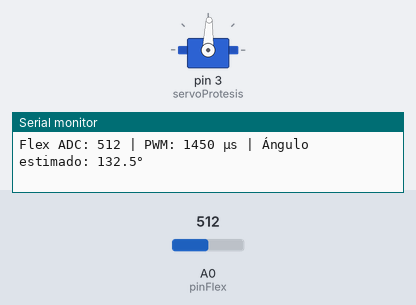
A sketch run on a simulated Arduino Uno, built with avr-gcc and run on an emulated ATmega328P. Parts: servo, the last lines printed to the serial monitor. The inputs (shaded band) are chosen by the test bench; at power-on: A0 (pinFlex) = 512.

Above: at 1.2 s.
1.3 s: A0 (pinFlex) set to 306
At 2.3 s:
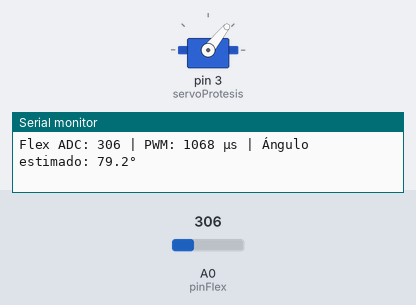
2.8 s: A0 (pinFlex) set to 285
At 4.1 s:
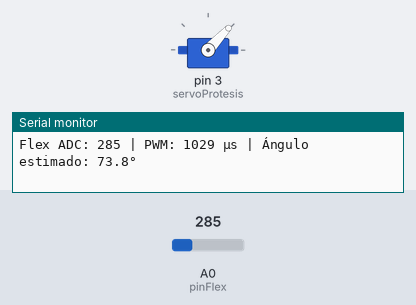
5.8 s: A0 (pinFlex) set to 262
At 6.6 s:
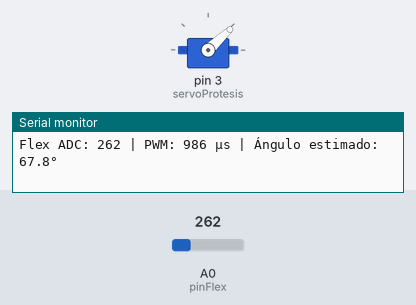
7.3 s: A0 (pinFlex) set to 122
At 8.4 s:
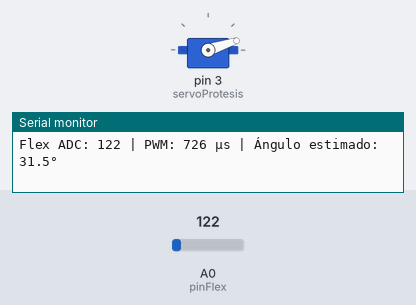
8.8 s: A0 (pinFlex) set to 981
At 10.0 s:
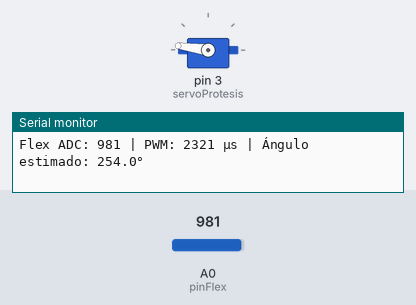
10.3 s: A0 (pinFlex) set to 1009
At 10.8 s:
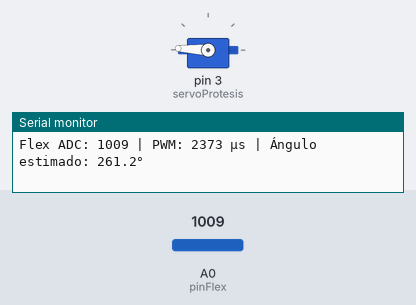
Timing chart, 0 to 13.3 s (numbered marks = the images above; inputs shaded):
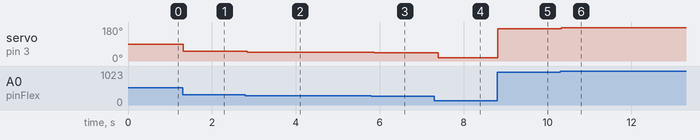

Measured:
- after the input at 1.3 s, servo on pin 3 (servoProtesis): 88° → 51° at once
- after the input at 2.8 s, servo on pin 3 (servoProtesis): 51° → 47° at once
- after the input at 5.8 s, servo on pin 3 (servoProtesis): 47° → 43° after 0.07 s
- after the input at 7.3 s, servo on pin 3 (servoProtesis): 43° → 18° after 0.09 s
- after the input at 8.8 s, servo on pin 3 (servoProtesis): 18° → 172° at once
- after the input at 10.3 s, servo on pin 3 (servoProtesis): 172° → 177° at once

The sketch:

guante_flex_ds3235.ino
```cpp
/*
 ============================================================================
 Título      : Control de prótesis robótica con sensor flex y servomotor DS3235
 Descripción : Este código permite controlar un servomotor DS3235 mediante la lectura
               de un sensor flex montado en un guante. A medida que el dedo se flexiona,
               se varía la señal PWM al servo para simular una articulación robótica.
 ----------------------------------------------------------------------------
 Docente     : Renzo Chan Ríos / Lewis De La Cruz
 Curso       : Fundamentos de Biodiseño
 Universidad : Universidad Peruana Cayetano Heredia (UPCH)
 Año         : 2025
 Versión     : 0.1
 ============================================================================
*/

#include <Servo.h>

Servo servoProtesis;

// Calibración PWM ↔ Ángulo del DS3235
const int PULSO_MIN = 500;       // µs (ángulo 0°)
const int PULSO_MAX = 2400;      // µs (ángulo 265°)
const float ANGULO_MAX = 265.0;  // ángulo máximo estimado

// Pin del sensor flex
const int pinFlex = A0;          // Conectado al punto medio del divisor de voltaje

void setup() {
  servoProtesis.attach(3);       // Servo en pin digital 3
  Serial.begin(9600);
}

void loop() {
  // Leer valor analógico del sensor flex
  int lecturaADC = analogRead(pinFlex);

  // Mapear directamente el ADC al rango de PWM
  int pulso = map(lecturaADC, 0, 1023, PULSO_MIN, PULSO_MAX);

  // Calcular ángulo estimado solo para monitoreo
  float angulo = ((float)(pulso - PULSO_MIN) * ANGULO_MAX) / (PULSO_MAX - PULSO_MIN);

  // Enviar señal PWM al servomotor
  servoProtesis.writeMicroseconds(pulso);

  // Imprimir datos en el Monitor Serial
  Serial.print("Flex ADC: ");
  Serial.print(lecturaADC);
  Serial.print(" | PWM: ");
  Serial.print(pulso);
  Serial.print(" µs | Ángulo estimado: ");
  Serial.print(angulo, 1);
  Serial.println("°");

  delay(100); // Retardo breve
}
```
